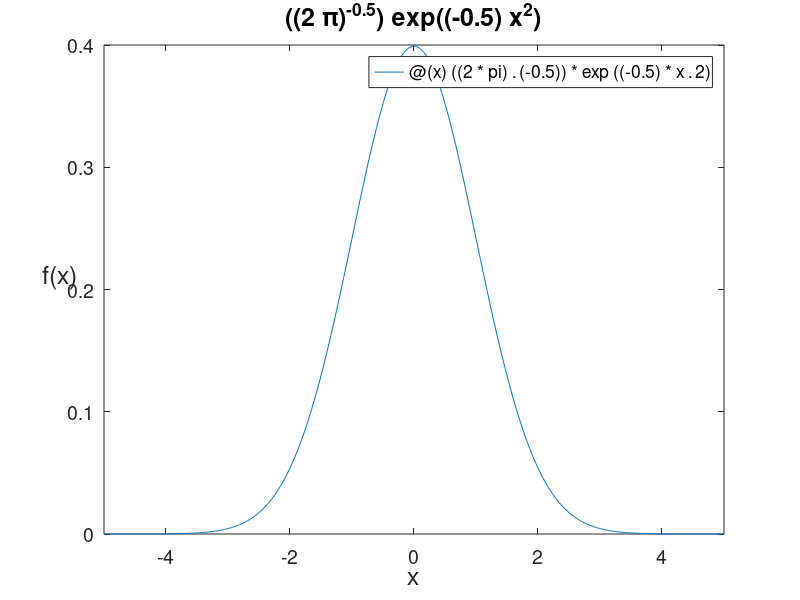
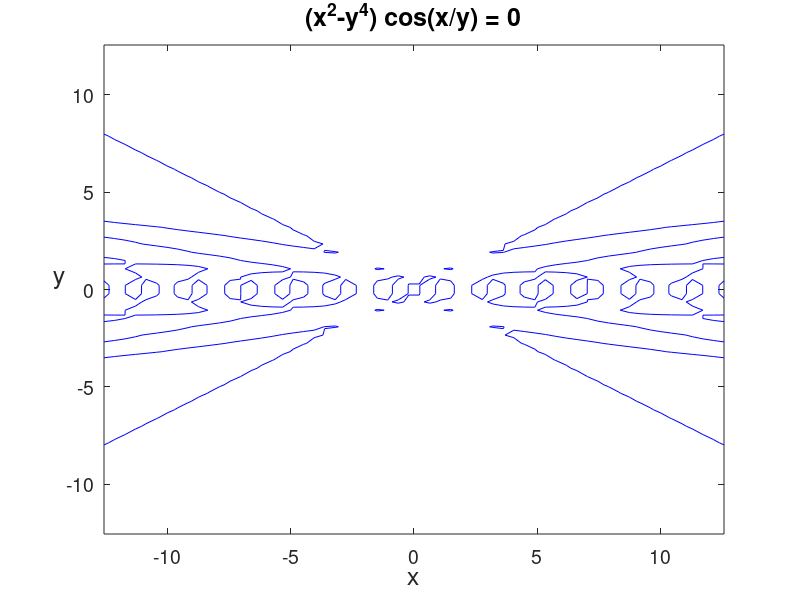

MATLAB code to generate these figures, in order: (Note: this script raises an error after producing the figures.)
%% Matlab Course Session 4

%% Function Handle
fun = @(x)((2*pi).^(-0.5))*exp((-0.5)*x.^2);
figure,
fplot(fun)
set(gca,'fontsize',14)
xlabel('x','fontsize',18)
ylabel('f(x)','fontsize',18,'rotation',360),
title('(({2} {\pi})^{-{0.5}}) {exp}((-{0.5}) {x}^{2})','fontsize',18);


%% Function Strings
figure,
ezplot('(x^2-y^4)*cos(x/y)',[-4*pi,4*pi]),
set(gca,'fontsize',14)
xlabel('x','fontsize',18)
ylabel('y','fontsize',18,'rotation',360)
title('({x}^{2}-{y}^{4}) {cos}({x}/{y}) = {0}','fontsize',18);
hndl=get(gca,'Children');
set(hndl,'LineWidth', 0.5,'Color', [0 0 1]);

%% Portfolio Optimization Example
% Synthetic Data
nmax = 1e4;
[X_synth, xav_synth, NP] = generateSyntheticData(nmax);
[sig_synth, r_synth, w_space_synth] = optimizePortfolio(X_synth, xav_synth, NP);
plotEfficientFrontier(sig_synth, r_synth);

% Real Data Analysis: Portfolio of Major Tech and Consumer Stocks
symbols = {'ADBE', 'AAPL', 'MSFT', 'PEP', 'KO', 'AMZN'};  % Mix of tech and consumer staples
[X_real, xav_real, Nassets] = getRealData(symbols, '01-Jan-2010', datetime('today'));
[sig_real, r_real, w_space_real] = optimizePortfolio(X_real, xav_real, Nassets);
plotEfficientFrontier(sig_real, r_real);

%% Coefficient of Determination
% Calculate correlation matrix and R-squared values
X = X_real;
T = size(X_real,1);  % Number of time periods (days) in the dataset
[cor_mat,P_ttest] = corrcoef(X);  % Correlation matrix and statistical significance
coeff_of_determination = cor_mat.^2;  % R-squared values showing strength of relationships

%% Stability Analysis of Correlations
% Analyze how stable correlations are over time using rolling windows
ct1 = zeros(Nassets);  % Accumulator for correlation values
ct2 = zeros(Nassets);  % Accumulator for squared correlations
w = 0;  % Window counter
for t = 1:250:(T-250)  % Rolling window of 250 trading days (approximately 1 year)
    ct = corrcoef(X(t:t+250,:));  % Calculate correlation for current window
    ct1 = ct1 + ct;    % Sum correlations
    ct2 = ct2 + ct.^2; % Sum squared correlations
    w = w + 1;
end
% Calculate mean and standard deviation of correlations across windows
P_windows_mean = ct1/w  % Average correlation over all windows
P_windows_std = sqrt(ct2/w-P_windows_mean.^2)  % Standard deviation of correlations

% Permutation test to assess significance of correlations
pp = zeros(Nassets);
for t = 1:1000  % 1000 permutations for robust statistical testing
    % Randomly shuffle each asset's returns and calculate correlations
    ct = corrcoef([X(randperm(T),1),X(randperm(T),2),X(randperm(T),3),...
        X(randperm(T),4),X(randperm(T),5),X(randperm(T),6)]);
    pp = pp + (abs(ct)>=abs(cor_mat));  % Count when random correlations exceed actual
end

% Statistical significance results
P_ttest  % Standard statistical test results
P_permutation_test = pp/1000  % Proportion of random correlations exceeding actual

% Expected Results Interpretation:
% - Strong correlations between similar sector stocks (e.g., PEP-KO)
% - Moderate correlations among tech stocks (ADBE, AAPL, MSFT, AMZN)
% - Lower cross-sector correlations
% - P_windows_std shows correlation stability over time
% - P_permutation_test validates correlation significance
% - Low p-values in P_ttest indicate statistically significant correlations

%% Sharpe Ratio
xav = xav_real;
sharpe_ratio=xav./std(X);
fprintf('sharpe_ratio_asset_1: %.9f\n', sharpe_ratio(1))
fprintf('sharpe_ratio_asset_2: %.9f\n', sharpe_ratio(2))
fprintf('sharpe_ratio_asset_3: %.9f\n', sharpe_ratio(3))
fprintf('sharpe_ratio_asset_4: %.9f\n', sharpe_ratio(4))
fprintf('sharpe_ratio_asset_5: %.9f\n', sharpe_ratio(5))
fprintf('sharpe_ratio_asset_6: %.9f\n', sharpe_ratio(6))


%% MSE Example

X = randn(3,3);
y = randn(3,1);
w = randn(3,1);
mse = mse_cost(X, y, w)
w_star = linreg(X,y)


%% Linear Regression
close all,

X = randn(1000,3);
y = X*[0.3;1.0;-0.3]+randn(1000,1);
mdl = fitlm(X,y)

%% Polyfit Example
clear, close,clc
disp('Polynomial fitting');
x = [1,2,3,4]';
y = [3,2,0,5]';
figure,
plot(x,y,'*');
%map the data and perform linear regression
for k = 1:4
    xx = basis(x,k);
    w  = linreg(xx,y);
    c  = mse_cost(xx,y,w);
    fprintf('Bases dimensions: %g, MSE: %.2f\n', k, c)
end

%plot the data
xplot = linspace(0,5,100)';
%plot with 2-dimensional basis
k2bases = basis(xplot,2);
xx = basis(x,2);
w2 = linreg(xx,y);
yplot = k2bases*w2;
hold on
plot(xplot,yplot)
%plot with 4-dimenstional basis
k4bases = basis(xplot,4);
xx = basis(x,4);
w4 = linreg(xx,y);
yplot = k4bases*w4;

hold on
plot(xplot,yplot)
hold off

%% Run Unregularised Regression
close, clear, clc;
runRegression(false);

%% Run Regularised Regression
close, clear, clc;
runRegression(true);

%% Sigmoid Function
close, clear, clc;
fplot('1/(1+exp(-u))')


%% Binary Logistic Regression Example
close; clear;
warning off;
clc

% Generate synthetic financial data
rng(42); % Set random seed for reproducibility

% Create expanded dataset
N = 100; % Number of samples

% Generate features separately for clarity
yearly_return = randn(N,1)*0.2;          % Yearly return ~ N(0, 0.2)
credit_rating = randi([1,3], N,1);       % Credit rating (1=A, 2=B, 3=C)
debt_equity = rand(N,1)*0.1;             % Debt/Equity
market_cap = rand(N,1)*1000;             % Market cap
current_ratio = rand(N,1)*2 + 1;         % Current ratio

% Combine features into matrix
X = [yearly_return, credit_rating, debt_equity, market_cap, current_ratio];

% Generate target variable (default probability)
prob_default = 1./(1 + exp(-(- yearly_return + ...           % Lower returns increase default
                             (credit_rating-2) + ...         % Lower credit rating increases default
                             debt_equity*10 - ...            % Higher debt/equity increases default
                             (market_cap/1000 - 0.5) - ...   % Lower market cap increases default
                             (current_ratio - 2))));         % Lower current ratio increases default

% Generate binary outcomes
Y = rand(N,1) < prob_default;

% Create dummy variables for credit rating
credit_dummy = dummyvar(credit_rating);
X(:,2) = [];  % Remove original credit rating
X = [X credit_dummy(:,1:end-1)]; % Add dummy variables

% Split data into training and test sets
train_idx = 1:round(0.7*N);
test_idx = (round(0.7*N)+1):N;

X_train = X(train_idx,:);
Y_train = Y(train_idx);
X_test = X(test_idx,:);
Y_test = Y(test_idx);

% Fit logistic regression model
ntrials = ones(length(train_idx),1);
[w, dev, stats] = glmfit(X_train, [Y_train ntrials], 'binomial', 'link', 'logit');

% Make predictions
yfit_train = glmval(w, X_train, 'logit', 'size', ntrials);
yfit_test = glmval(w, X_test, 'logit', 'size', ones(length(test_idx),1));

% Calculate metrics
threshold = 0.5;
y_pred_train = yfit_train > threshold;
y_pred_test = yfit_test > threshold;

% Training metrics
accuracy_train = mean(y_pred_train == Y_train);
precision_train = sum(y_pred_train & Y_train) / sum(y_pred_train);
recall_train = sum(y_pred_train & Y_train) / sum(Y_train);
f1_train = 2 * (precision_train * recall_train) / (precision_train + recall_train);

% Test metrics
accuracy_test = mean(y_pred_test == Y_test);
precision_test = sum(y_pred_test & Y_test) / sum(y_pred_test);
recall_test = sum(y_pred_test & Y_test) / sum(Y_test);
f1_test = 2 * (precision_test * recall_test) / (precision_test + recall_test);

% Display results
fprintf('Training Metrics:\n');
fprintf('Accuracy: %.3f\n', accuracy_train);
fprintf('Precision: %.3f\n', precision_train);
fprintf('Recall: %.3f\n', recall_train);
fprintf('F1 Score: %.3f\n\n', f1_train);

fprintf('Test Metrics:\n');
fprintf('Accuracy: %.3f\n', accuracy_test);
fprintf('Precision: %.3f\n', precision_test);
fprintf('Recall: %.3f\n', recall_test);
fprintf('F1 Score: %.3f\n\n', f1_test);

% Visualizations
figure('Position', [100, 100, 1200, 400]);

% ROC Curve
subplot(1,3,1);
[X_roc,Y_roc,T,AUC] = perfcurve(Y_test, yfit_test, 1);
plot(X_roc, Y_roc);
grid on;
title(sprintf('ROC Curve (AUC = %.3f)', AUC));
xlabel('False Positive Rate');
ylabel('True Positive Rate');

% Feature Importance
subplot(1,3,2);
feature_names = {'Return', 'D/E', 'MCap', 'CRatio', 'CreditA', 'CreditB'};
bar(w(2:end));
xticks(1:length(feature_names));
xticklabels(feature_names);
xtickangle(45);
title('Feature Coefficients');
grid on;

% Prediction Distribution
subplot(1,3,3);
histogram(yfit_test(Y_test==0), 'BinWidth', 0.1, 'Normalization', 'probability');
hold on;
histogram(yfit_test(Y_test==1), 'BinWidth', 0.1, 'Normalization', 'probability');
legend('No Default', 'Default');
title('Prediction Distribution');
xlabel('Predicted Probability');
ylabel('Frequency');
grid on;

% Print model summary
fprintf('Model Summary:\n');
fprintf('Deviance: %.3f\n', dev);
fprintf('Number of observations: %d\n', N);
fprintf('Number of predictors: %d\n', size(X,2));
